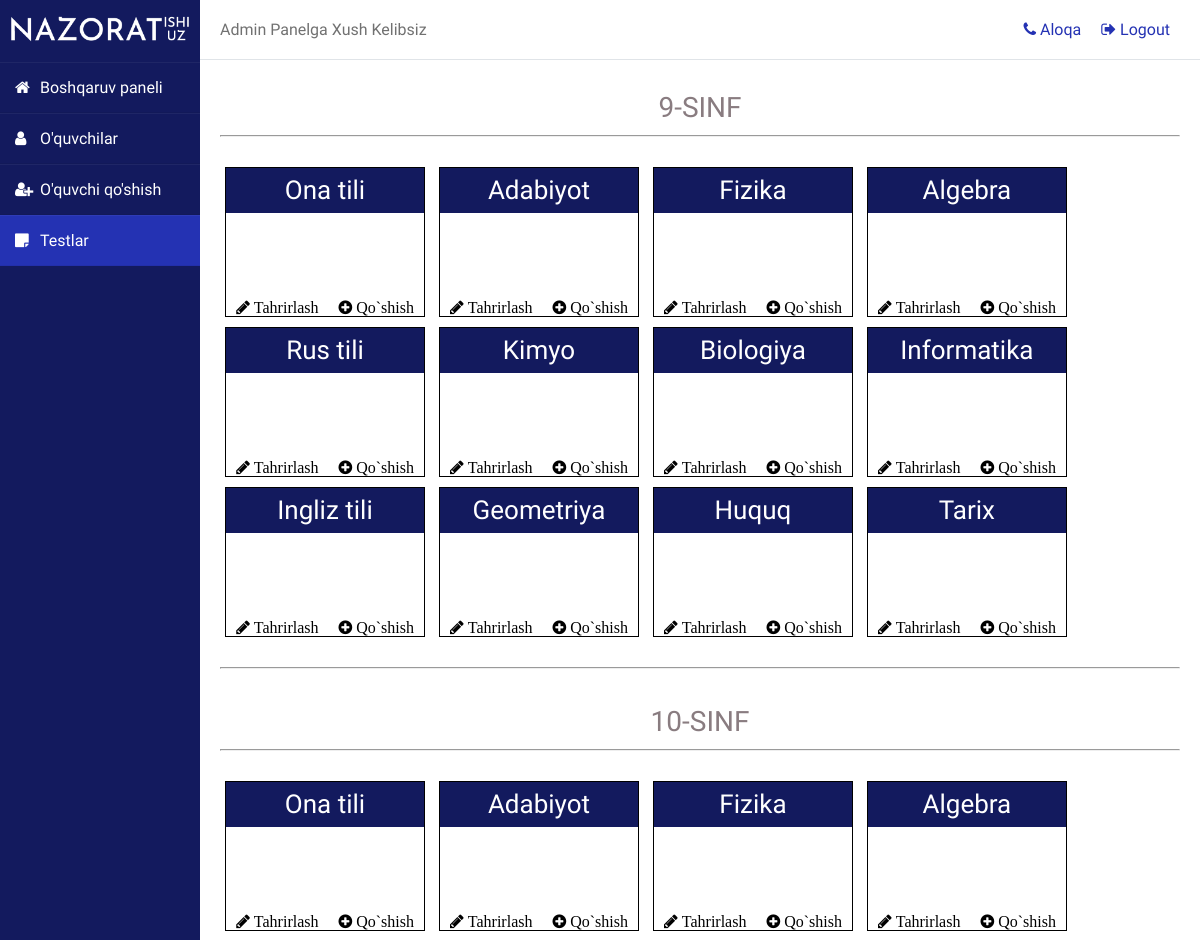
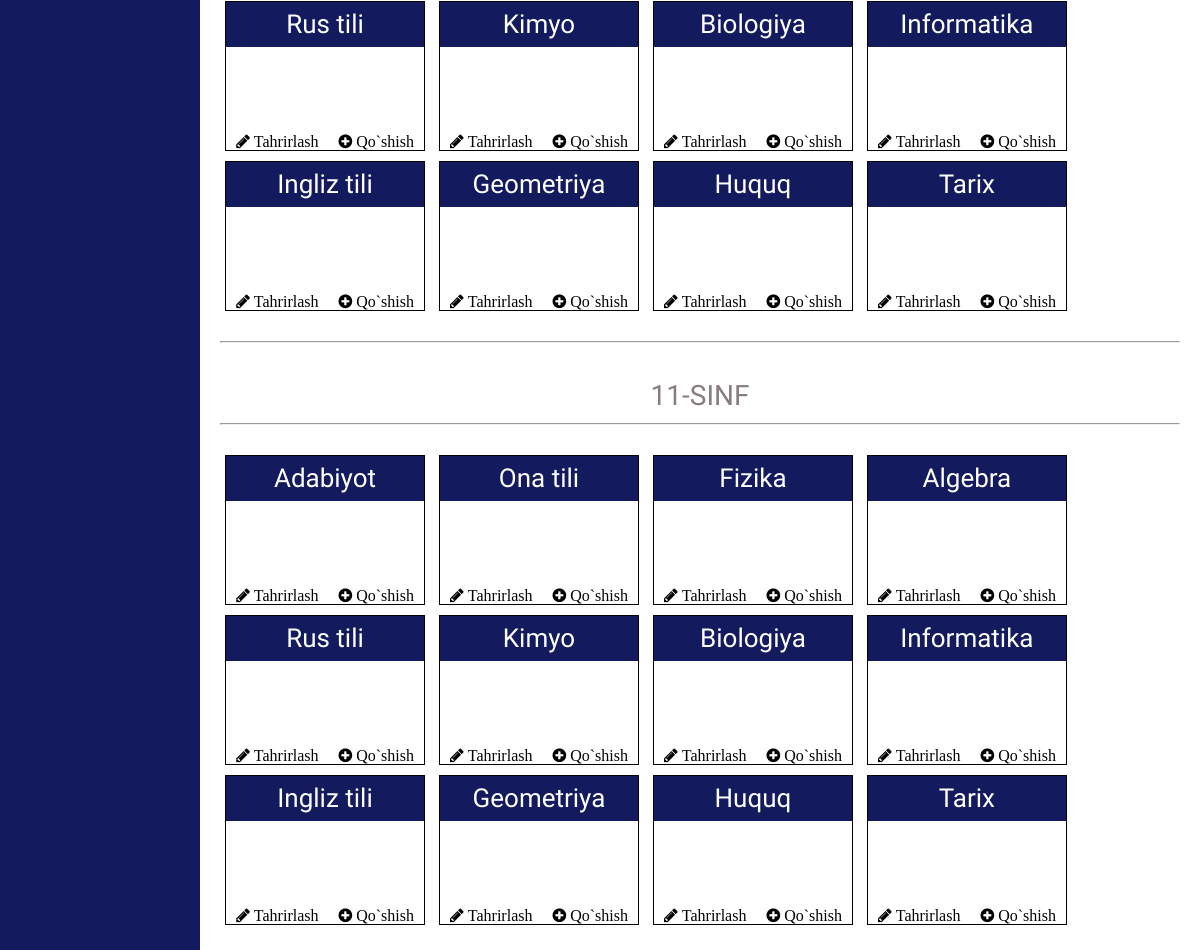
Screenshot of /1/testlar (signed in) with the database file from the repository (2 pictures, top to bottom).
### test_system/apps/my_tests/models.py (models this page shows)
class Sinflarfanlar(models.Model):
    sinf = models.CharField(max_length = 2,choices=[
        ('9','9'),
        ('10','10'),
        ('11','11')
    ],null=True)
    fanlar = models.CharField(max_length=30,choices= [
        ('Ona tili', 'Ona tili'),
        ('Adabiyot','Adabiyot'),
        ('Fizika','Fizika'),
        ('Algebra','Algebra'),
        ('Rus tili','Rus tili'),
        ('Kimyo','Kimyo'),
        ('Biologiya','Biologiya'),
        ('Informatika','Informatika'),
        ('Ingliz tili','Ingliz tili'),
        ('Geometriya','Geometriya'),
        ('Huquq','Huquq'),
        ('Tarix','Tarix'),
    ],null = True)

### test_system/apps/my_tests/decorators.py (the view)
		def wrapper_func(request, *args, **kwargs):
			group = None
			if request.user.groups.exists():
				group = request.user.groups.all()[0].name
			if group in allowed_roles:
				if group == 'student':
				    return view_func(request, *args, **kwargs)
				if group == 'admin':
				    return view_func(request, *args, **kwargs)
				if group == 'admin2':
				    return view_func(request, *args, **kwargs)
			else:
			    return HttpResponse('siz bu sahifa uchun ro`yxatdan o`tmagansiz')

### test_system/apps/my_tests/views.py (called while the page is built)
@login_required(login_url='/accounts/login/')
@allowed_users(allowed_roles=['admin'])
def choice(request,user_id):
    verificate9 =Sinflarfanlar.objects.all().filter(sinf='9')
    verificate10 =Sinflarfanlar.objects.all().filter(sinf='10')
    verificate11 =Sinflarfanlar.objects.all().filter(sinf='11')
    context = {
        'user_id':user_id,
        "verificate9":verificate9,
        "verificate10":verificate10,
        "verificate11":verificate11,
    }
    return render(request,'my_tests/choice.html',context)

### test_system/templates/my_tests/choice.html (shortened to what this page needs)
{% extends 'base.html' %}
{% load static %}
{% block content %}
        <link rel="stylesheet" href="{% static 'css\choice.css' %}">
        <link rel="stylesheet" href="{% static 'css\media.css' %}">
    </head>
    <body>
    <link rel="stylesheet" type="text/css" href="{% static 'css/font-awesome.css' %}" />
	<link rel="stylesheet" href="{% static 'css/sidebar.css' %}">
<div class="wrapper">
    <div class="sidebar">
        <img width='180px' src="{% static 'img/logooq.png' %}">
        <ul>
            <li><a href="{% url 'my_tests:admin' user_id %}" ><i class="fa fa-home"></i>Boshqaruv paneli</a></li>
            <li><a href="{% url 'my_tests:search' user_id %}"><i class="fa fa-user"></i>O'quvchilar</a></li>
            <li><a href="{% url 'my_tests:register' user_id %}"><i class="fa fa-user-plus"></i>O'quvchi qo'shish</a></li>
            <li class='active'><a href="{% url 'my_tests:choice' user_id %}"><i class="fa fa-sticky-note"></i>Testlar</a></li>
        </ul>
    </div>
    <div class="main_content">
        <div class="header">Admin Panelga Xush Kelibsiz
        <a href="{% url 'my_tests:user_logout' user_id %}" style='color:#2432b3;'><i class="fa fa-sign-out"></i> Logout</a>
        <a href="# "style='color:#2432b3;'><i class="fa fa-phone"></i> Aloqa</a>
        </div>
        <div class="info">
<div >
<header>9-SINF</header>
<hr>
<br>
{% if verificate9 %}
    <ul>
    {% for i in verificate9 %}
    <li class="li"><p class="p9" style="padding:10px 0;">{{ i.fanlar }}</p>
        <a href="{% url 'my_tests:add_test' user_id i.id %}"><i class="fa fa-plus-circle" style="font-size: 16px;"> Qo`shish</i></a>
        <a href="{% url 'my_tests:edit_test' user_id i.id %}"><i class="fa fa-pencil" style="font-size: 16px;">  Tahrirlash</i></a></li>
    {% endfor %}
    </ul>
{% endif %}
<br>
<hr>
<br>
<header>10-SINF</header>
<hr>
<br>
{% if verificate10 %}
    <ul>
    {% for i in verificate10 %}
    <li class='li'><p class="p10" style="padding:10px 0;">{{ i.fanlar }}</p><a href="{% url 'my_tests:add_test' user_id i.id %}"><i class="fa fa-plus-circle" style="font-size: 16px;"> Qo`shish</i></a> <a href="{% url 'my_tests:edit_test' user_id i.id %}"><i class="fa fa-pencil" style="font-size: 16px;"> Tahrirlash</i></a></li>
    {% endfor %}
    </ul>
{% endif %}
<br>
<hr>
<br>
<header>11-SINF</header>
<hr>
<br>
{% if verificate11 %}
    <ul>
    {% for i in verificate11 %}
    <li class="li"><p class="p11" style="padding:10px 0;">{{ i.fanlar }}</p><a href="{% url 'my_tests:add_test' user_id i.id %}"><i class="fa fa-plus-circle" style="font-size: 16px; padding:0;"> Qo`shish</i></a> <a href="{% url 'my_tests:edit_test' user_id i.id %}"><i class="fa fa-pencil" style="font-size: 16px;"> Tahrirlash</i></a></li>
    {% endfor %}
    </ul>
{% endif %}
</div>
</div>
    </div>
</div>
{% endblock %}

### test_system/static/css/choice.css (style rules this page uses)
body { padding:0; margin: 0; }
ul .li a { color:black!important; text-decoration: none; margin-top: 9vh!important; }
header { text-align: center; padding: 15px; font-size:28px; color: #897C80; }
.li { list-style: none; margin: 5px; display:inline-block; width: 200px; height: 150px; text-align: center; border: 1px solid black; background-color: white; transition: 0.2s; }
.p9 { margin-top: 0px; font-size: 26px; padding: 2px; color:white ; background-color: #131A5E; }
.p10 { margin-top: 0px; font-size: 26px; padding: 2px; color:white ; background-color: #131A5E; }
.p11 { margin-top: 0px; font-size: 26px; padding: 2px; color: white; background-color: #131A5E; }

### test_system/static/css/sidebar.css (style rules this page uses)
* { margin: 0; padding: 0; box-sizing: border-box; list-style: none; text-decoration: none; font-family: 'Josefin Sans', sans-serif; }
body { background-color: #fff; }
.wrapper { display: flex; position: relative; }
.wrapper .sidebar { width: 200px; height: 100%; background: #131A5E; padding: 30px 0px; position: fixed; }
.wrapper .sidebar ul .active { background:#2432B3; }
.wrapper .sidebar img { align-content: center; padding:10px 0px; margin-left:10px; margin-top:-30px; }
.wrapper .sidebar ul li { padding: 15px; border-bottom: 1px solid #bdb8d7; border-bottom: 1px solid rgba(0,0,0,0.05); border-top: 1px solid rgba(255,255,255,0.05); }
.wrapper .sidebar ul li a { color: #fff; display: block; }
.wrapper .sidebar ul li a .fa { width: 25px; }
.wrapper .main_content { width: 100%; margin-left: 200px; }
.wrapper .main_content .header { padding: 20px; background: #fff; color: #717171; border-bottom: 1px solid #e0e4e8; }
.wrapper .main_content a { float:right; margin-top:-10px; padding:10px; color:#fff; font-size:16px; transition:0.5s; }
.wrapper .main_content .info { margin: 20px; color: #717171; line-height: 25px; }
.wrapper .main_content .info div { margin-bottom: 20px; }

### rows the page displays
Sinflarfanlar: fanlar "Ona tili"
Sinflarfanlar: fanlar "Adabiyot"
Sinflarfanlar: fanlar "Fizika"
Sinflarfanlar: fanlar "Algebra"
Sinflarfanlar: fanlar "Rus tili"
Sinflarfanlar: fanlar "Kimyo"
Sinflarfanlar: fanlar "Biologiya"
Sinflarfanlar: fanlar "Informatika"
Sinflarfanlar: fanlar "Ingliz tili"
Sinflarfanlar: fanlar "Geometriya"
Sinflarfanlar: fanlar "Huquq"
Sinflarfanlar: fanlar "Tarix"
Sinflarfanlar: fanlar "Ona tili"
Sinflarfanlar: fanlar "Adabiyot"
Sinflarfanlar: fanlar "Fizika"
Sinflarfanlar: fanlar "Algebra"
Sinflarfanlar: fanlar "Rus tili"
Sinflarfanlar: fanlar "Kimyo"
Sinflarfanlar: fanlar "Biologiya"
Sinflarfanlar: fanlar "Informatika"
Sinflarfanlar: fanlar "Ingliz tili"
Sinflarfanlar: fanlar "Geometriya"
Sinflarfanlar: fanlar "Huquq"
Sinflarfanlar: fanlar "Tarix"
Sinflarfanlar: fanlar "Adabiyot"
Sinflarfanlar: fanlar "Ona tili"
Sinflarfanlar: fanlar "Fizika"
Sinflarfanlar: fanlar "Algebra"
Sinflarfanlar: fanlar "Rus tili"
Sinflarfanlar: fanlar "Kimyo"
Sinflarfanlar: fanlar "Biologiya"
Sinflarfanlar: fanlar "Informatika"
Sinflarfanlar: fanlar "Ingliz tili"
Sinflarfanlar: fanlar "Geometriya"
Sinflarfanlar: fanlar "Huquq"
Sinflarfanlar: fanlar "Tarix"
